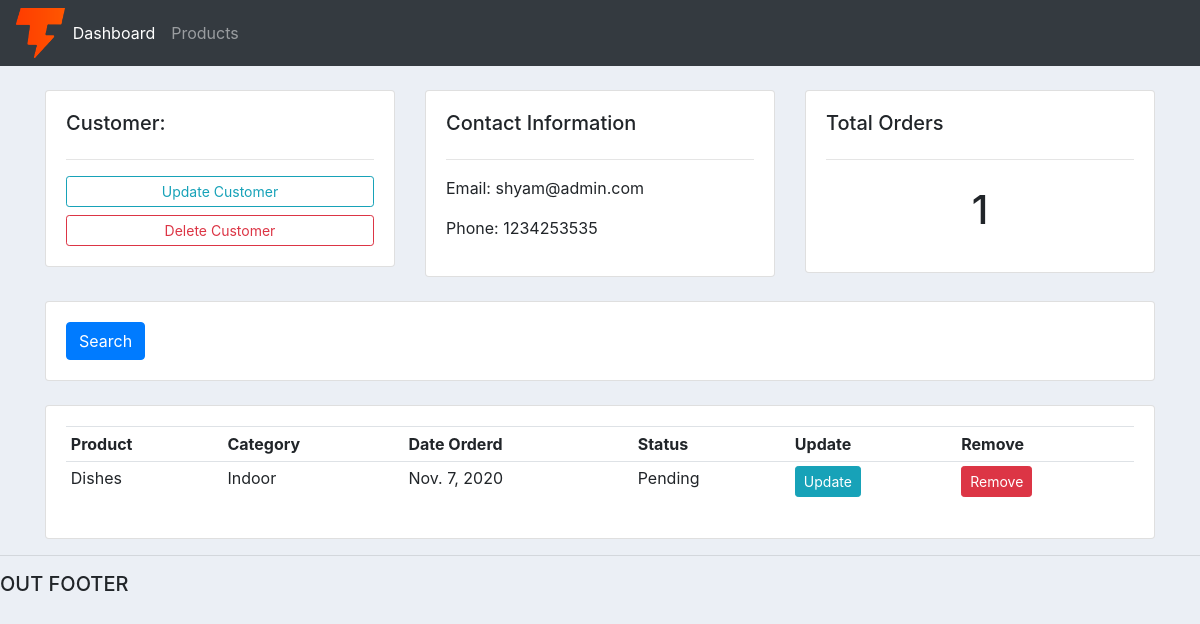
The app's page /customer/2/ with its own data.
### account/models.py (models this page shows, shortened)
class Customer(models.Model):
    name = models.CharField(max_length=200,null=True)
    email = models.CharField(max_length=200,null=True)
    phone = models.CharField(max_length=200,null=True)
    date_created = models.DateField(auto_now_add=True,null=True)

class Order(models.Model):
    STATUS =(
        ('Pending','Pending'),
        ('Out of delivery', 'Out of delivery'),
        ('Delivered','Delivered')
        )
    customer = models.ForeignKey(Customer,null=True,on_delete = models.SET_NULL)
    product = models.ForeignKey(Product,null=True,on_delete=  models.SET_NULL)
    date_created = models.DateField(auto_now_add=True,null=True)
    status = models.CharField(max_length=200,null=True,choices=STATUS)

class Product(models.Model):
    CATERGORY=(
        ('Indoor','Indoor'),
        ('Out Door','Out Door')
    )
    name = models.CharField(max_length=200,null=True)
    price = models.FloatField(null=True)
    category = models.CharField(max_length=200,null=True,choices=CATERGORY)
    description = models.CharField(max_length=200,null=True,blank=True)
    date_created = models.DateField(auto_now_add=True,null=True)
    tags = models.ManyToManyField(Tag)
    def __str__(self):
        return self.name

### account/views.py (the view)
# urls.py: path('customer/<str:pk>/',views.customer,name='customer'),
def customer(request,pk):
    customer = Customer.objects.get(id=pk)
    orders = customer.order_set.all()
    order_count = orders.count()
    context={'customer':customer,'orders':orders,'order_count':order_count}
    return render(request,'account/customer.html',context)

### account/templates/account/customer.html
{% extends 'account/main.html' %}
{% block content %}
<br>
<div class="container">
    <div class="row">
        <div class="col-md">
            <div class="card card-body">
                <h5>Customer:</h5>
                <hr>
                <a class="btn btn-outline-info  btn-sm btn-block" href="">Update Customer</a>
                <a class="btn btn-outline-danger  btn-sm btn-block" href="">Delete Customer</a>
            </div>
        </div>
        <div class="col-md">
            <div class="card card-body">
                <h5>Contact Information</h5>
                <hr>
                <p>Email: {{customer.email}} </p>
                <p>Phone: {{customer.phone}}</p>
            </div>
        </div>
        <div class="col-md">
            <div class="card card-body">
                <h5>Total Orders</h5>
                <hr>
                <h1 style="text-align: center;padding: 10px">{{order_count}}</h1>
            </div>
        </div>
    </div>
    <br>
    <div class="row">
        <div class="col">
            <div class="card card-body">
                <form method="get">
                <button class="btn btn-primary" type="submit">Search</button>
              </form>
            </div>
        </div>
    </div>
    <br>
    <div class="row">
        <div class="col-md">
            <div class="card card-body">
                <table class="table table-sm">
                    <tr>
                        <th>Product</th>
                        <th>Category</th>
                        <th>Date Orderd</th>
                        <th>Status</th>
                        <th>Update</th>
                        <th>Remove</th>
                    </tr>
                    {% for order in orders %}
                    <tr>
                        <td>{{order.product}}</td>
                        <td>{{order.product.category}}</td>
                        <td>{{order.date_created}}</td>
                        <td>{{order.status}}</td>
                        <td><a class="btn btn-sm btn-info" href="{% url 'update_order' order.id %}">Update</a></td>
                        <td><a class="btn btn-sm btn-danger" href="{% url 'delete_order' order.id %}">Remove</a></td>
                    </tr>
                    {% endfor %}
                </table>
            </div>
        </div>
    </div>
</div>
{% endblock %}

### static/css/main.css (style rules this page uses)
body { background-color: #ebeff5; }

### records on screen
Customer: email "shyam@admin.com", phone "1234253535"
Order: product "Dishes", product.category "Indoor", date_created "Nov. 7, 2020", status "Pending"

### other values on screen
{{ order_count }} "1"
